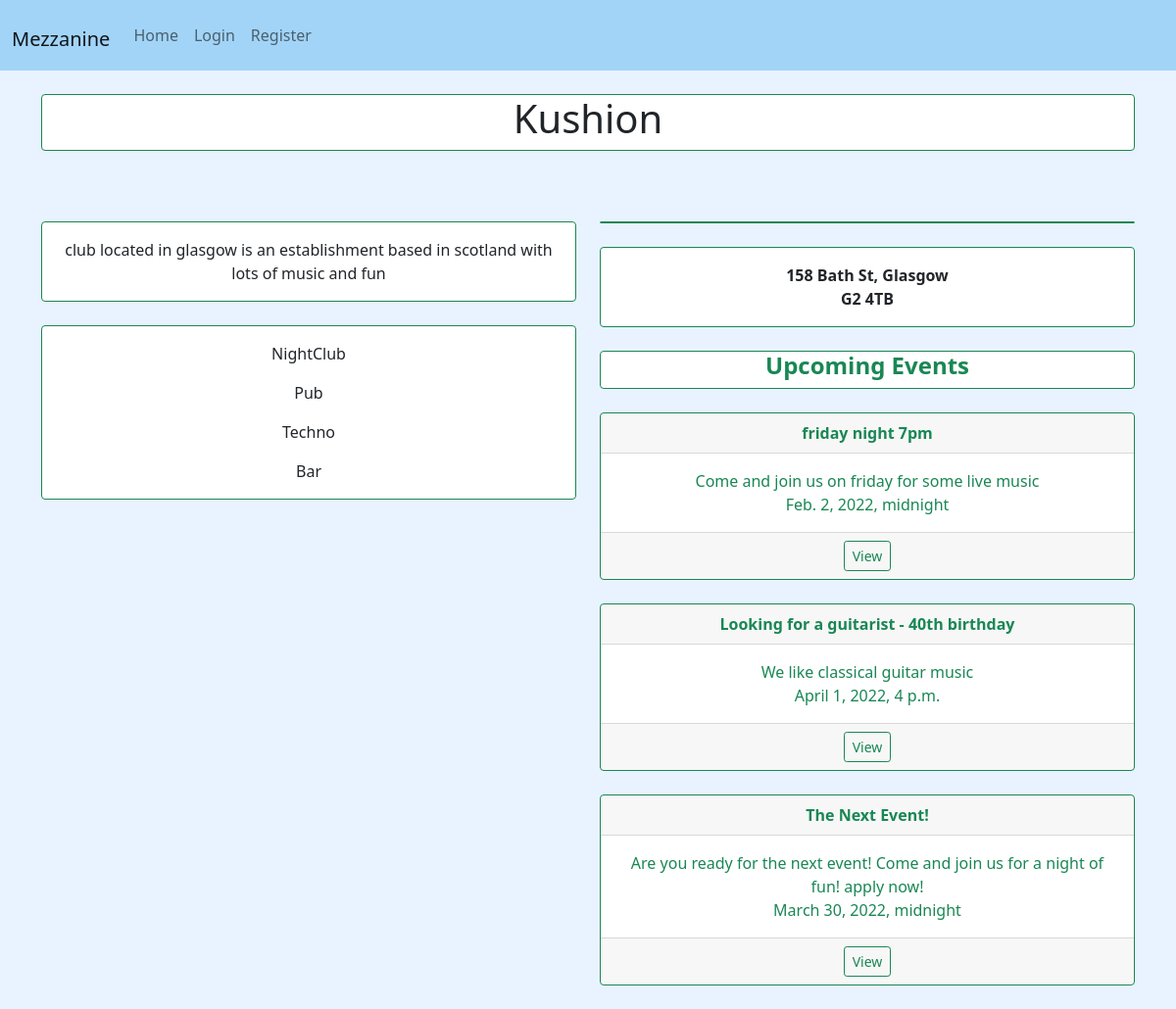
/account/venue_profile/13, run on the app's committed database.
### account/models.py (models this page shows, shortened)
class Venue(models.Model):
    user = models.OneToOneField(User, on_delete=models.CASCADE, primary_key=True)
    name = models.CharField('Venue Name', max_length = 120)
    description = models.TextField(blank=True)
    phone = models.CharField('Contact Phone', max_length=25, blank=True)
    address = models.CharField(max_length=300, blank=True)
    postcode = models.CharField('Post code', max_length=10, blank=True)
    account_tags = models.ManyToManyField(AccountTags)

class AccountTags(models.Model):
    title = models.CharField(max_length=255)
    tags= models.TextField(blank=True)
    def __str__(self):
    		return self.title

### mezza/models.py (models this page shows)
class Event(models.Model):
    name = models.CharField('Event Name', max_length=120)
    description = models.TextField(blank=True)
    event_date = models.DateTimeField('Event Date')
    wage = models.DecimalField('Event Wage',max_digits=7, decimal_places=2)
    is_open = models.BooleanField(default=False)
    venue = models.ForeignKey(Venue, blank=False, null=False, on_delete=models.CASCADE)
    applicants = models.ManyToManyField(Talent, related_name='event_applicants', blank=True)# null=True)
    offers = models.ManyToManyField(Talent, related_name='event_offers', blank=True)
    talent = models.ForeignKey(Talent, related_name='event_talent', blank=True, null=True, on_delete=models.SET_NULL)
    event_tags = models.ManyToManyField(AccountTags)
    def __str__(self):
       return self.name

### account/views.py (the view)
# urls.py: path('venue_profile/<venue_id>', views.venue_profile, name='profile-venue'),
def venue_profile(request, venue_id):
    venue = Venue.objects.get(pk=venue_id)
    events = Event.objects.filter(venue=venue_id)
    geolocator = Nominatim(user_agent="map-app", timeout=2)
    address = venue.address + ", " + venue.postcode
    location = geolocator.geocode(address)
    coord = [location.latitude, location.longitude]
    m = folium.Map(location=coord, zoom_start= 16)
    popup = venue.address
    tooltip = venue.name
    folium.Marker( coord, popup=popup, color="blue", tooltip=tooltip).add_to(m)
    m=m._repr_html_()
    return render(request, 'venue_profile.html',
                {'venue':venue,
                'map':m,
                'events':events})

### account/templates/venue_profile.html (shortened to what this page needs)
{% extends 'mezza/base.html' %}
{% block content %}
	<center>
		<div class = "card border-success">
			<h1>{{venue.name}}</h1>
		</div>
		<br/>
		<br/>
		<br/>
	<div class="row">
		<div class="col-sm-6">
		  <div class="card border-success">
			<div class="card-body">
			  <p class="card-text">{{venue.description}}</p>
			</div>
		  </div>
		  <br/>
		<div class="card border-success">
			<div class="card-body">
				{% for tag in venue.account_tags.all %}
					<p class="card-text">{{tag}}</p>
				{% endfor %}
			</div>
		</div>
		</div>
		<div class="col-sm-6">
		  	<div class="card border-success">
		  	</div>
		  	<br/>
			<div class="card border-success">
				<div class="card-body">
					<strong>
					{{venue.address}} <br/>
					{{venue.postcode}}
					</strong>
				</div>
			</div>
		  	<br/>
		  	<div class = "card border-success text-success">
				<h4><strong>Upcoming Events</strong></h4>
			</div>
			<br/>
		  	{% for event in events %}
				<div class="card border-success text-success">
					<div class="card-header  ">
						<strong>{{event}}</strong>
					</div>
					<div class="card-body border-sucess">
						<p class="card-text">
							{{event.description}} <br/>
							<strong></strong>{{event.event_date}}</strong> <br/>
						</p>
					</div>
					<div class="card-footer text-muted">
						<a href="{% url 'event-page' event.id %}"
						class = "btn btn-outline-success btn-sm"> View </a>
					</div>
				</div>
				<br/>
            {% endfor %}
			</div>
		</div>
	  </center>
{% endblock %}

### mezza/templates/mezza/base.html (style rules this page uses)
body { background: #e8f3ff; }

### data on the page
Venue: name "Kushion", description "club located in glasgow is an establishment based in scotland with lots of music and fun", address "158 Bath St, Glasgow", postcode "G2 4TB"
AccountTags: title "NightClub"
AccountTags: title "Pub"
AccountTags: title "Techno"
AccountTags: title "Bar"
Event: name "friday night 7pm", description "Come and join us on friday for some live music", event_date "Feb. 2, 2022, midnight"
Event: name "Looking for a guitarist - 40th birthday", description "We like classical guitar music", event_date "April 1, 2022, 4 p.m."
Event: name "The Next Event!", description "Are you ready for the next event! Come and join us for a night of fun! apply now!", event_date "March 30, 2022, midnight"
